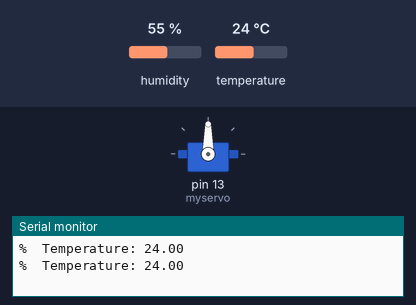
A sketch run on a simulated Arduino Uno, built with avr-gcc and run on an emulated ATmega328P. Shown: servo, the last lines printed to the serial monitor. The test bench sets the inputs (shaded band); at power-on: temperature 24 °C, humidity 55 %.

Above: at 4.8 s.
4.9 s: temperature set to 29 °C
7.9 s: temperature set to 32 °C
At 8.54 s:
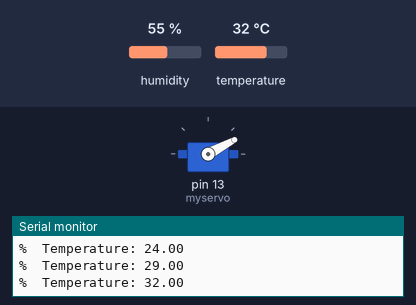
At 14.2 s:
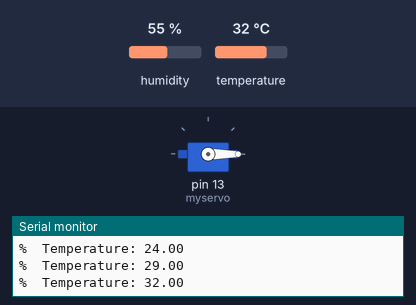
Timing chart, 0 to 17.4 s (numbered marks = the images above; inputs shaded):
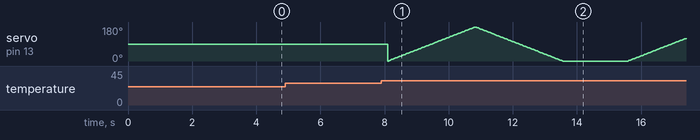

The sketch:

Final_code.ino
```cpp
#include "DHT.h"
#include <Servo.h>
#define DHTPIN 5
#define DHTTYPE DHT11
DHT dht(DHTPIN, DHTTYPE);

Servo myservo; //create servo object to control a servo
void setup()
{
  Serial.begin(115200);
  //Serial.println();
  myservo.attach(13); // attaches the servo on GPIO2(D4)to the servo object
  dht.begin();

   // Connect DHT sensor to GPIO 15 (D8)
}

void loop()
{
  //Serial.print(F("Hai...."));
  delay(2000);

  float t = dht.readTemperature();

  Serial.print(F("%  Temperature: "));
  Serial.print(t);
  //Serial.print(F("Up...."));
  Serial.print("\n");
  if(t>30)
  {
   int pos;
   for(pos = 0; pos <= 180; pos += 1)
   {
     //goes from 0 degress to 360 degress in steps of 1 degree
     myservo.write(pos);
     delay(15);  // wait for 15ms after each 1 degree rotation
   }
   for(pos = 180; pos >= 0; pos -= 1)
   {
     //goes from 360 degress to 0 degress in steps of 1 degree
     myservo.write(pos);
     delay(15);  // wait for 15ms after each 1 degree rotation
   }
  } // end of if condition

} // end of loop.
```

Measured:
- the behaviour switches between 30 and 31 °C on temperature (found by bisection; images 0 and 1)
